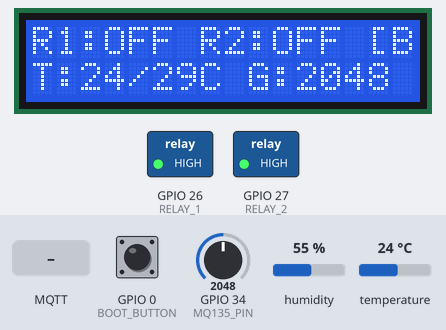
The sketch below on a simulated ESP32. Parts: 16×2 character LCD, switched loads named in the sketch (green lamp = pin HIGH). The inputs (shaded band) are chosen by the test bench; at power-on: GPIO 0 (BOOT_BUTTON) HIGH, temperature 24 °C, GPIO 34 (MQ135_PIN) = 2048, humidity 55 %. WiFi joins after 1.5 s; servers stay silent unless stated; random numbers use the default seed unless the sketch sets one; EEPROM starts erased; no MQTT or app messages arrive unless stated; what the sketch prints to the serial monitor is not drawn.

Above: at 2.8 s.
2.9 s: MQTT message "1" arrives on the first subscribed topic
At 4.0 s:
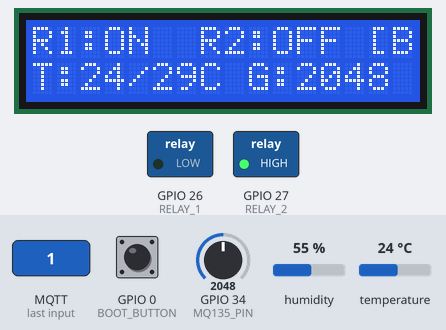
4.4 s: GPIO 0 (BOOT_BUTTON) pulled LOW for 0.15 s
At 5.2 s:
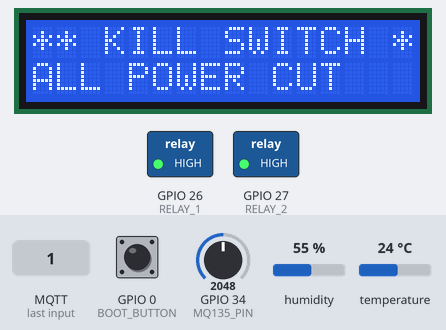
6.0 s: MQTT message "0" arrives on the third subscribed topic
At 6.3 s:
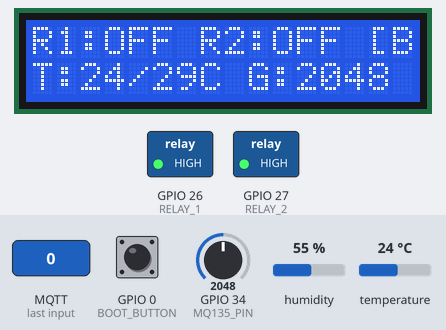
14.7 s: MQTT message "1" arrives on the second subscribed topic
At 15.4 s:
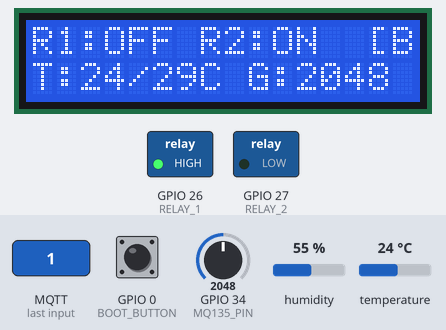
16.2 s: temperature set to 27 °C
At 18.8 s:
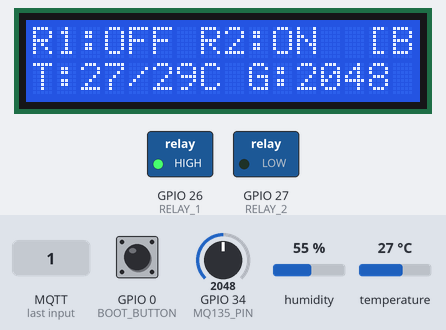
19.5 s: temperature set to 30 °C
At 23.1 s:
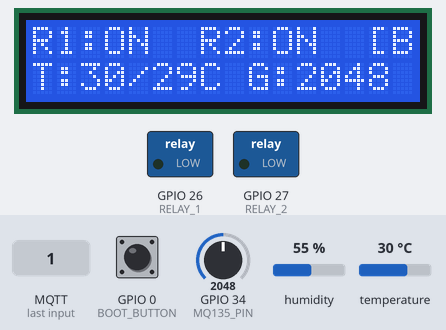
Timing chart, 0 to 24.6 s (numbered marks = the images above; inputs shaded):
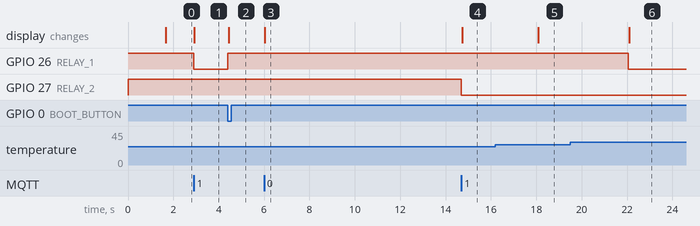

Measured:
- the behaviour switches between 28 and 29 °C on temperature (found by bisection; images 5 and 6)
- after the input at 2.9 s, GPIO 26 (RELAY_1): HIGH → LOW at once; the display: changes at once (image 1)
- after the input at 4.4 s, GPIO 26 (RELAY_1): LOW → HIGH at once; the display: changes at once (image 2)
- after the input at 6.0 s, the display: changes at once (image 3)
- after the input at 16.2 s, the display: changes after 1.9 s (image 5)
- after the input at 19.5 s, GPIO 26 (RELAY_1): HIGH → LOW after 2.6 s

The sketch:

sketch.ino
```cpp
#include <WiFi.h>
#include <PubSubClient.h>
#include <Wire.h>
#include <LiquidCrystal_I2C.h>
#include <DHT.h>
#include <Preferences.h>

// ==========================================
// Wi-Fi Credentials
// ==========================================
const char* ssid = "Wokwi-GUEST";
const char* password = "";

// ==========================================
// MQTT Broker Settings
// ==========================================
const char* mqtt_server = "broker.hivemq.com";
const int mqtt_port = 1883;
const char* baseTopic = "myhome123";

// MQTT Topics
char topicRelay1[64];
char topicRelay2[64];
char topicTemp[64];
char topicHumidity[64];
char topicGas[64];
char topicAlert[64];
char topicKill[64];
char topicCondition[64];
char topicCfgTemp[64];
char topicCfgGas[64];
char topicCfgHyst[64];

// Pins
const int RELAY_1 = 26;
const int RELAY_2 = 27;
const int DHT_PIN = 4;
const int MQ135_PIN = 34;
const int BOOT_BUTTON = 0; // ESP32 built-in BOOT button

#define DHT_TYPE DHT11
DHT dht(DHT_PIN, DHT_TYPE);

#define RELAY_ON  LOW
#define RELAY_OFF HIGH

// Operational States
bool relay1State = false;
bool relay2State = false;
bool killSwitchActive = false;
bool gasHazard = false;

// Manual Override Cooldown Timers (prevents automation from immediately undoing user clicks)
unsigned long lastManualOverride1 = 0;
unsigned long lastManualOverride2 = 0;
const unsigned long MANUAL_OVERRIDE_HOLD = 15000; // 15 seconds manual priority

// Active Condition Selection:
// 1 = Run Temperature Condition Only (Relay 1 Fan)
// 2 = Run Gas Hazard Condition Only (Relay 2 Exhaust)
// 3 = Run Both Conditions
// 0 = Disabled (Manual control only)
int activeCondition = 3;

// Sensor Values
float temperature = 0.0;
float humidity = 0.0;
int gasRaw = 0;

// Configurable Thresholds (Persisted in Flash)
float tempThresholdOn = 29.0;
float tempHysteresis  = 1.0;  // Turns off at (tempThresholdOn - tempHysteresis)
int   gasHazardLimit   = 1800;
const int GAS_HYSTERESIS = 150; // Prevents relay chatter at gas boundary

unsigned long lastSensorPublish = 0;
const unsigned long SENSOR_INTERVAL = 2000;

WiFiClient espClient;
PubSubClient mqttClient(espClient);
LiquidCrystal_I2C lcd(0x27, 16, 2);
Preferences prefs;

void loadConfig() {
  prefs.begin("smarthome", false);
  tempThresholdOn = prefs.getFloat("tempThresh", 29.0);
  tempHysteresis  = prefs.getFloat("tempHyst", 1.0);
  gasHazardLimit  = prefs.getInt("gasThresh", 1800);
  activeCondition = prefs.getInt("activeCond", 3);
  prefs.end();
  Serial.printf("[Config] Loaded: Temp=%.1f C, Hyst=%.1f C, Gas=%d, Condition=%d\n",
                tempThresholdOn, tempHysteresis, gasHazardLimit, activeCondition);
}

void saveConfig() {
  prefs.begin("smarthome", false);
  prefs.putFloat("tempThresh", tempThresholdOn);
  prefs.putFloat("tempHyst", tempHysteresis);
  prefs.putInt("gasThresh", gasHazardLimit);
  prefs.putInt("activeCond", activeCondition);
  prefs.end();
  Serial.println("[Config] Settings saved to Non-Volatile Flash.");
}

// setRelay with loop-prevention: publishMqtt is FALSE when triggered by an incoming MQTT command
void setRelay(int relayNum, bool state, bool publishMqtt = true) {
  if (killSwitchActive) return;

  if (relayNum == 1) {
    if (relay1State != state) {
      relay1State = state;
      digitalWrite(RELAY_1, relay1State ? RELAY_ON : RELAY_OFF);
      if (publishMqtt && mqttClient.connected()) {
        mqttClient.publish(topicRelay1, relay1State ? "1" : "0", true);
      }
    }
  } else if (relayNum == 2) {
    if (relay2State != state) {
      relay2State = state;
      digitalWrite(RELAY_2, relay2State ? RELAY_ON : RELAY_OFF);
      if (publishMqtt && mqttClient.connected()) {
        mqttClient.publish(topicRelay2, relay2State ? "1" : "0", true);
      }
    }
  }
}

void triggerKillSwitch(bool activate) {
  killSwitchActive = activate;
  if (killSwitchActive) {
    relay1State = false;
    relay2State = false;
    digitalWrite(RELAY_1, RELAY_OFF);
    digitalWrite(RELAY_2, RELAY_OFF);
    mqttClient.publish(topicRelay1, "0", true);
    mqttClient.publish(topicRelay2, "0", true);
    mqttClient.publish(topicAlert, "EMERGENCY: Kill Switch Activated!");
    mqttClient.publish(topicKill, "1", true);
  } else {
    mqttClient.publish(topicAlert, "System Normalized: Kill Switch Reset.");
    mqttClient.publish(topicKill, "0", true);
  }
}

// Flicker-free LCD Update (Overwrites exact 16 chars without lcd.clear())
void updateLcd() {
  char line1[17];
  char line2[17];

  if (killSwitchActive) {
    snprintf(line1, sizeof(line1), "** KILL SWITCH *");
    snprintf(line2, sizeof(line2), "ALL POWER CUT   ");
  } else if (gasHazard) {
    snprintf(line1, sizeof(line1), "! GAS HAZARD !  ");
    snprintf(line2, sizeof(line2), "G:%-4d >%-4d    ", gasRaw, gasHazardLimit);
  } else {
    const char* condStr = (activeCondition == 1) ? "[TEMP]" :
                          (activeCondition == 2) ? "[GAS ]" :
                          (activeCondition == 3) ? "[BOTH]" : "[OFF ]";
    snprintf(line1, sizeof(line1), "R1:%s R2:%s %s",
             relay1State ? "ON " : "OFF",
             relay2State ? "ON " : "OFF",
             condStr);

    snprintf(line2, sizeof(line2), "T:%d/%dC G:%-4d ",
             (int)temperature, (int)tempThresholdOn, gasRaw);
  }

  lcd.setCursor(0, 0);
  lcd.print(line1);
  lcd.setCursor(0, 1);
  lcd.print(line2);
}

// Executes ONLY the configured condition with hysteresis & manual cooldown protection
void processAutomationRules() {
  if (killSwitchActive || activeCondition == 0) return;

  unsigned long now = millis();

  // Condition 1: Temperature Trigger (Relay 1 Fan)
  if ((activeCondition == 1 || activeCondition == 3) && (now - lastManualOverride1 >= MANUAL_OVERRIDE_HOLD)) {
    float offThreshold = tempThresholdOn - tempHysteresis;

    // Only evaluate if sensor reading is valid
    if (temperature > 0.0) {
      if (temperature >= tempThresholdOn && !relay1State) {
        setRelay(1, true, true);
        char buf[64];
        snprintf(buf, sizeof(buf), "Auto: Fan ON (Temp %.1f >= %.1fC)", temperature, tempThresholdOn);
        mqttClient.publish(topicAlert, buf);
      } else if (temperature < offThreshold && relay1State) {
        setRelay(1, false, true);
        char buf[64];
        snprintf(buf, sizeof(buf), "Auto: Fan OFF (Temp %.1f < %.1fC)", temperature, offThreshold);
        mqttClient.publish(topicAlert, buf);
      }
    }
  }

  // Condition 2: Gas Hazard Trigger (Relay 2 Exhaust)
  if ((activeCondition == 2 || activeCondition == 3) && (now - lastManualOverride2 >= MANUAL_OVERRIDE_HOLD)) {
    int gasOffThreshold = gasHazardLimit - GAS_HYSTERESIS;
    if (gasOffThreshold < 100) gasOffThreshold = 100;

    if (gasRaw >= gasHazardLimit) {
      if (!gasHazard) {
        gasHazard = true;
        char buf[64];
        snprintf(buf, sizeof(buf), "CRITICAL: Gas Hazard! (%d >= %d)", gasRaw, gasHazardLimit);
        mqttClient.publish(topicAlert, buf);
      }
      if (!relay2State) {
        setRelay(2, true, true);
      }
    } else if (gasRaw < gasOffThreshold) {
      if (gasHazard) {
        gasHazard = false;
        mqttClient.publish(topicAlert, "Info: Gas cleared below hazard limit.");
        setRelay(2, false, true);
      }
    }
  }
}

void readSensors() {
  float t = dht.readTemperature();
  float h = dht.readHumidity();

  if (!isnan(t) && t > 0.0) temperature = t;
  if (!isnan(h) && h > 0.0) humidity = h;

  gasRaw = analogRead(MQ135_PIN);
}

void mqttCallback(char* topic, byte* payload, unsigned int length) {
  String message = "";
  for (unsigned int i = 0; i < length; i++) {
    message += (char)payload[i];
  }
  message.trim();

  // Condition Selector: 1=Temp, 2=Gas, 3=Both, 0=None
  if (String(topic) == topicCondition) {
    int cond = message.toInt();
    if (message.equalsIgnoreCase("TEMP")) cond = 1;
    else if (message.equalsIgnoreCase("GAS")) cond = 2;
    else if (message.equalsIgnoreCase("BOTH")) cond = 3;
    else if (message.equalsIgnoreCase("NONE") || message.equalsIgnoreCase("OFF")) cond = 0;

    activeCondition = cond;
    saveConfig();
    processAutomationRules();
    updateLcd();
    return;
  }

  // Threshold Updates
  if (String(topic) == topicCfgTemp) {
    float val = message.toFloat();
    if (val > 0) {
      tempThresholdOn = val;
      saveConfig();
      processAutomationRules();
      updateLcd();
    }
    return;
  }

  if (String(topic) == topicCfgHyst) {
    float val = message.toFloat();
    if (val >= 0.2) {
      tempHysteresis = val;
      saveConfig();
      processAutomationRules();
    }
    return;
  }

  if (String(topic) == topicCfgGas) {
    int val = message.toInt();
    if (val > 0) {
      gasHazardLimit = val;
      saveConfig();
      processAutomationRules();
      updateLcd();
    }
    return;
  }

  // Kill Switch
  if (String(topic) == topicKill) {
    if (message == "1" || message.equalsIgnoreCase("KILL")) {
      triggerKillSwitch(true);
    } else if (message == "0" || message.equalsIgnoreCase("RESET")) {
      triggerKillSwitch(false);
    }
    updateLcd();
    return;
  }

  // Manual Relay Control from Web
  // Set publishMqtt = false so we NEVER echo back to MQTT broker and create an infinite chatter loop!
  if (String(topic) == topicRelay1) {
    bool targetState = (message == "1" || message.equalsIgnoreCase("ON"));
    lastManualOverride1 = millis(); // Set manual override cooldown
    setRelay(1, targetState, false);
    updateLcd();
  } else if (String(topic) == topicRelay2) {
    bool targetState = (message == "1" || message.equalsIgnoreCase("ON"));
    lastManualOverride2 = millis(); // Set manual override cooldown
    setRelay(2, targetState, false);
    updateLcd();
  }
}

void connectMqtt() {
  while (!mqttClient.connected()) {
    Serial.print("Connecting to MQTT...");
    String clientId = "ESP32_SmartHome_" + String(random(0xffff), HEX);

    if (mqttClient.connect(clientId.c_str())) {
      Serial.println("Connected!");
      mqttClient.subscribe(topicRelay1);
      mqttClient.subscribe(topicRelay2);
      mqttClient.subscribe(topicKill);
      mqttClient.subscribe(topicCondition);
      mqttClient.subscribe(topicCfgTemp);
      mqttClient.subscribe(topicCfgGas);
      mqttClient.subscribe(topicCfgHyst);

      // Publish initial settings to sync dashboard
      char buf[16];
      dtostrf(tempThresholdOn, 1, 1, buf);
      mqttClient.publish(topicCfgTemp, buf, true);
      dtostrf(tempHysteresis, 1, 1, buf);
      mqttClient.publish(topicCfgHyst, buf, true);
      snprintf(buf, sizeof(buf), "%d", gasHazardLimit);
      mqttClient.publish(topicCfgGas, buf, true);
      snprintf(buf, sizeof(buf), "%d", activeCondition);
      mqttClient.publish(topicCondition, buf, true);
    } else {
      delay(2000);
    }
  }
}

void setup() {
  Serial.begin(115200);

  pinMode(RELAY_1, OUTPUT);
  pinMode(RELAY_2, OUTPUT);
  digitalWrite(RELAY_1, RELAY_OFF);
  digitalWrite(RELAY_2, RELAY_OFF);

  pinMode(BOOT_BUTTON, INPUT_PULLUP);

  loadConfig();

  dht.begin();
  pinMode(MQ135_PIN, INPUT);

  Wire.begin(21, 22);
  lcd.init();
  lcd.backlight();
  lcd.clear();
  lcd.setCursor(0, 0);
  lcd.print("Smart Home Hub  ");
  lcd.setCursor(0, 1);
  lcd.print("Connecting WiFi ");

  snprintf(topicRelay1, sizeof(topicRelay1), "%s/relay1", baseTopic);
  snprintf(topicRelay2, sizeof(topicRelay2), "%s/relay2", baseTopic);
  snprintf(topicTemp, sizeof(topicTemp), "%s/temp", baseTopic);
  snprintf(topicHumidity, sizeof(topicHumidity), "%s/humidity", baseTopic);
  snprintf(topicGas, sizeof(topicGas), "%s/gas", baseTopic);
  snprintf(topicAlert, sizeof(topicAlert), "%s/alert", baseTopic);
  snprintf(topicKill, sizeof(topicKill), "%s/kill", baseTopic);
  snprintf(topicCondition, sizeof(topicCondition), "%s/config/condition", baseTopic);
  snprintf(topicCfgTemp, sizeof(topicCfgTemp), "%s/config/temp_thresh", baseTopic);
  snprintf(topicCfgGas, sizeof(topicCfgGas), "%s/config/gas_thresh", baseTopic);
  snprintf(topicCfgHyst, sizeof(topicCfgHyst), "%s/config/hysteresis", baseTopic);

  WiFi.begin(ssid, password);
  while (WiFi.status() != WL_CONNECTED) {
    delay(300);
    Serial.print(".");
  }

  mqttClient.setServer(mqtt_server, mqtt_port);
  mqttClient.setCallback(mqttCallback);

  readSensors();
  updateLcd();
}

void loop() {
  if (WiFi.status() != WL_CONNECTED) {
    WiFi.reconnect();
    delay(500);
    return;
  }

  if (!mqttClient.connected()) {
    connectMqtt();
  }
  mqttClient.loop();

  // Debounced BOOT Button Toggle
  static unsigned long lastBtnPress = 0;
  static bool lastBtnState = HIGH;
  bool btnState = digitalRead(BOOT_BUTTON);
  if (lastBtnState == HIGH && btnState == LOW && (millis() - lastBtnPress > 400)) {
    lastBtnPress = millis();
    triggerKillSwitch(!killSwitchActive);
    updateLcd();
  }
  lastBtnState = btnState;

  unsigned long currentMillis = millis();
  if (currentMillis - lastSensorPublish >= SENSOR_INTERVAL) {
    lastSensorPublish = currentMillis;

    readSensors();
    processAutomationRules();
    updateLcd();

    char tempStr[8], humStr[8], gasStr[8];
    dtostrf(temperature, 1, 1, tempStr);
    dtostrf(humidity, 1, 1, humStr);
    snprintf(gasStr, sizeof(gasStr), "%d", gasRaw);

    mqttClient.publish(topicTemp, tempStr);
    mqttClient.publish(topicHumidity, humStr);
    mqttClient.publish(topicGas, gasStr);
  }
}
```
